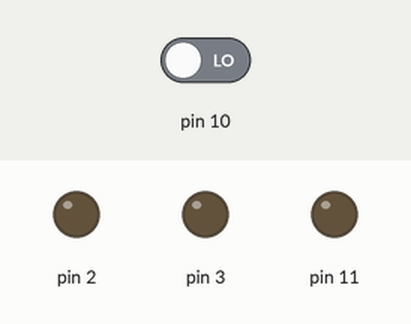
Recording of a sketch running on a simulated Arduino Uno, built with avr-gcc and run on an emulated ATmega328P. On the bench: output pins drawn as LEDs (lit = HIGH). Dashed ring = blinking. The inputs (shaded band) are chosen by the test bench; at power-on: pin 10 LOW.

Above: at 1.2 s.
1.3 s: pin 10 driven HIGH
At 1.4 s:
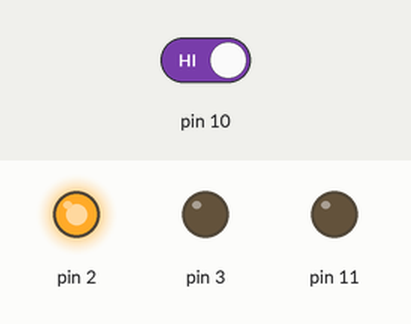
At 2.15 s:
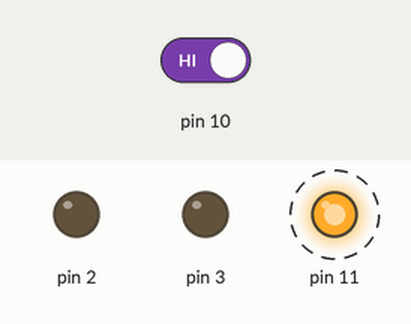
4.3 s: pin 10 driven LOW
At 4.6 s:
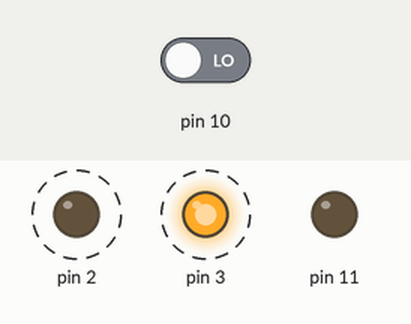
Timing chart, 0 to 8.1 s (numbered marks = the images above; inputs shaded):
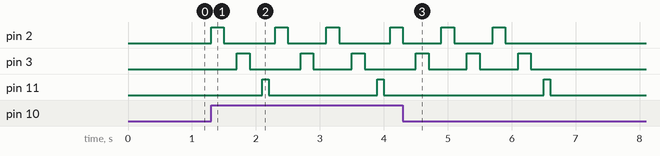

Measured:
- after the input at 1.3 s, pin 2: goes HIGH 0.20 s, LOW 0.80 s, HIGH 0.20 s, LOW 0.60 s, HIGH 0.20 s, LOW 0.80 s, then HIGH, starting at once; pin 3: goes HIGH 0.20 s, LOW 0.80 s, HIGH 0.20 s, LOW 0.60 s, HIGH 0.20 s, then LOW, starting after 0.40 s; pin 11: alternates HIGH for 0.10 s and LOW for 1.7 s, starting after 0.80 s
- after the input at 4.3 s, pin 2: goes on until 5.9 s, then stays LOW; pin 3: goes on until 6.3 s, then stays LOW; pin 11: goes on until 6.6 s, then stays LOW

The sketch:

Vedomiy.ino
```cpp
int N = 0; //Счетчик циклов
void setup() {
  pinMode(10, INPUT);
  pinMode(11, OUTPUT);
  pinMode(2, OUTPUT);
  pinMode(3, OUTPUT);
}

void loop() {
      delay(100);
  if (digitalRead(10)==1) {
    N = N + 1;
    for (int i = 0; i<N; i++) {
      digitalWrite(2, 1);
      delay(200);
      digitalWrite(2, 0);
      delay(200);
      digitalWrite(3, 1);
      delay(200);
      digitalWrite(3, 0);
      delay(200);
    }
    digitalWrite(11, 1);
    delay(100);
    digitalWrite(11, 0);
  }
}
```
